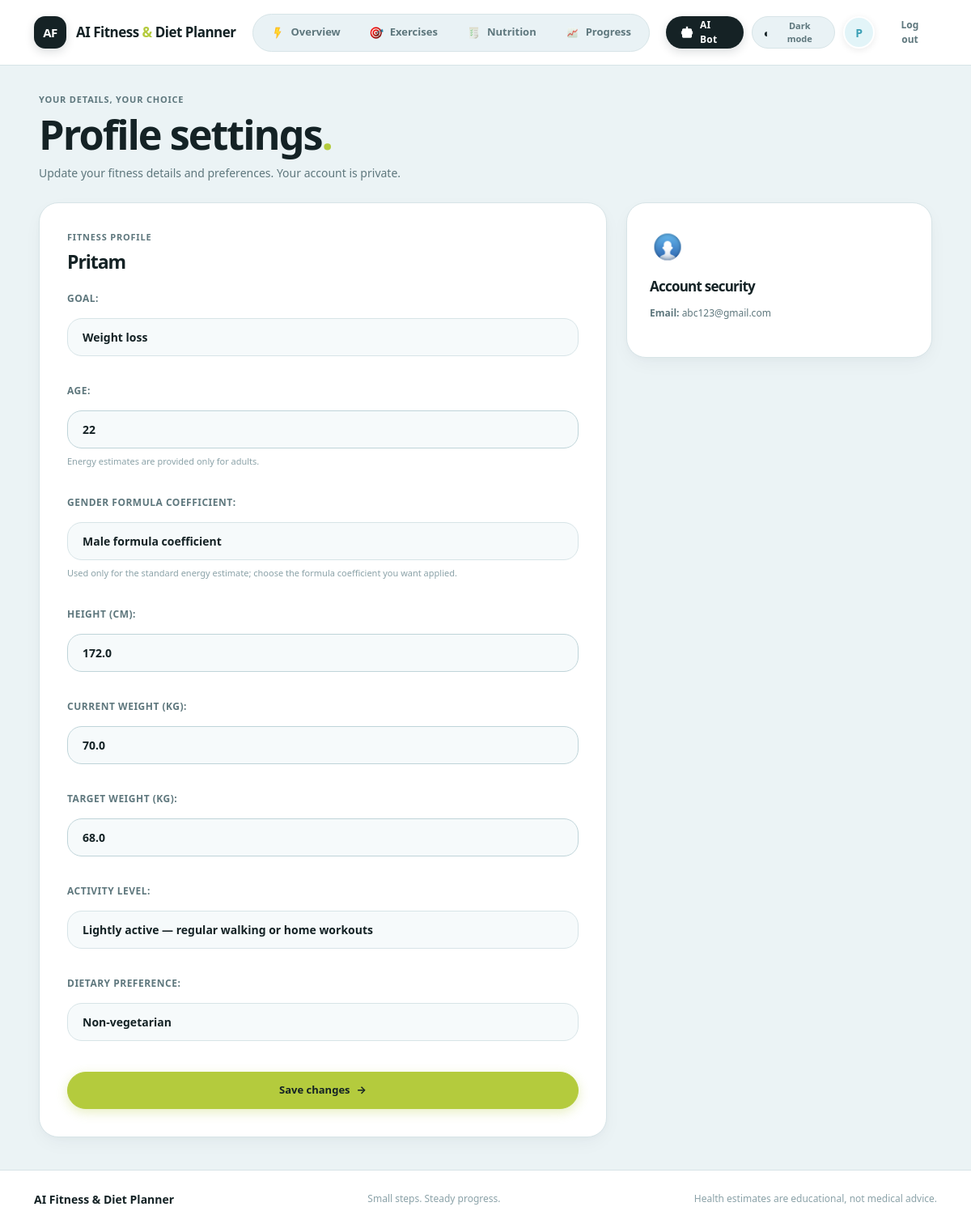
/profile/ (signed in), run on the app's committed database.
### core/models.py (models this page shows, shortened)
class Profile(models.Model):
    GOAL_CHOICES = [
        ("weight_loss", "Weight loss"),
        ("muscle_gain", "Muscle gain"),
        ("maintenance", "Maintain weight"),
    ]
    ACTIVITY_CHOICES = [
        ("low", "Sedentary — mostly sitting, little planned exercise"),
        ("light", "Lightly active — regular walking or home workouts"),
        ("moderate", "Moderately active — exercise several days each week"),
        ("high", "Very active — frequent intense exercise or gym training"),
    ]
    DIET_CHOICES = [
        ("vegetarian", "Vegetarian"),
        ("non_vegetarian", "Non-vegetarian"),
        ("eggetarian", "Eggitarian (eggs only; no meat or fish)"),
    ]
    CALCULATION_SEX_CHOICES = [
        ("female", "Female formula coefficient"),
        ("male", "Male formula coefficient"),
    ]
    user = models.OneToOneField(settings.AUTH_USER_MODEL, on_delete=models.CASCADE)
    goal = models.CharField(max_length=20, choices=GOAL_CHOICES, blank=True)
    age = models.PositiveSmallIntegerField(null=True, blank=True, validators=[MinValueValidator(13), MaxValueValidator(120)])
    calculation_sex = models.CharField(max_length=8, choices=CALCULATION_SEX_CHOICES, blank=True)
    height_cm = models.DecimalField(max_digits=5, decimal_places=1, null=True, blank=True, validators=[MinValueValidator(1)])
    current_weight_kg = models.DecimalField(max_digits=5, decimal_places=1, null=True, blank=True, validators=[MinValueValidator(1)])
    target_weight_kg = models.DecimalField(max_digits=5, decimal_places=1, null=True, blank=True, validators=[MinValueValidator(1)])
    goal_target_date = models.DateField(null=True, blank=True, editable=False)
    activity_level = models.CharField(max_length=12, choices=ACTIVITY_CHOICES, blank=True)
    allergies = models.CharField(max_length=255, blank=True, editable=False)
    dietary_preference = models.CharField(max_length=30, choices=DIET_CHOICES, blank=True)
    created_at = models.DateTimeField(auto_now_add=True)
    updated_at = models.DateTimeField(auto_now=True)

### core/views.py (the view)
# urls.py: path("profile/", views.profile, name="profile"),
@login_required
def profile(request):
    profile, _ = Profile.objects.get_or_create(user=request.user)
    form = ProfileForm(request.POST or None, instance=profile)
    if request.method == "POST" and form.is_valid():
        form.save()
        messages.success(request, "Profile updated.")
        return redirect("profile")
    return render(request, "core/profile.html", {"form": form})

### templates/core/profile.html (shortened to what this page needs)
{% extends "base.html" %}
{% load static %}
{% block content %}
<section class="page-heading">
    <p class="eyebrow">YOUR DETAILS, YOUR CHOICE</p>
    <h1>Profile settings<span class="green-dot">.</span></h1>
    <p>Update your fitness details and preferences. Your account is private.</p>
</section>
<section class="content-grid">
    <div class="panel form-panel">
        <p class="eyebrow">FITNESS PROFILE</p>
        <h2>{{ user.first_name|default:user.email }}</h2>
        <form method="post" class="form-stack">{% csrf_token %}{{ form.as_p }}<button class="button" type="submit">Save
                changes <span aria-hidden="true">→</span></button></form>
    </div>
    <aside class="panel note-panel"><img class="feature-gif" src="{% static 'icon/profile.png' %}" alt="" width="56"
            height="42" loading="lazy">
        <h3>Account security</h3>
        <p><strong>Email:</strong> {{ user.email|default:"Not provided" }}</p>
    </aside>
</section>
{% endblock %}

### templates/base.html (shortened to what this page needs)
{% load static %}
<!doctype html>
<html lang="en">
<head>
  <link rel="stylesheet" href="{% static 'core/site.css' %}?v=7">
  <link rel="stylesheet" href="{% static 'core/redesign.css' %}?v=4">
</head>
<body>
  <div class="site-shell">
    <header class="site-header app-header">
      <a class="brand" href="{% if user.is_authenticated %}{% url 'dashboard' %}{% else %}{% url 'home' %}{% endif %}" aria-label="AI Fitness home">
        <span class="brand-mark" aria-hidden="true"><span>AF</span></span><span class="brand-name">AI Fitness <span>&amp;</span> Diet Planner</span>
      </a>
      {% if user.is_authenticated %}
        <nav class="main-nav" aria-label="Main navigation">
          <a class="" href="{% url 'dashboard' %}"><img class="nav-gif-icon" src="{% static 'icon/energy.png' %}" alt=""><span>Overview</span></a>
          <a class="" href="{% url 'exercises' %}"><img class="nav-gif-icon" src="{% static 'icon/target.png' %}" alt=""><span>Exercises</span></a>
          <a class="" href="{% url 'nutrition' %}"><img class="nav-gif-icon" src="{% static 'icon/plan.png' %}" alt=""><span>Nutrition</span></a>
          <a class="" href="{% url 'progress' %}"><img class="nav-gif-icon" src="{% static 'icon/graph.png' %}" alt=""><span>Progress</span></a>
        </nav>
        <div class="header-tools">
          <a class="header-plan-link" href="{% url 'ai_chat' %}"><img class="header-plan-icon" src="{% static 'icon/ai.png' %}" alt=""> <span>AI Bot</span></a>
          <button class="theme-toggle" type="button" data-theme-toggle aria-label="Switch to dark theme" title="Switch theme"><span class="theme-icon" aria-hidden="true">◐</span><span class="theme-toggle-label">Theme</span></button>
          <a class="header-avatar" href="{% url 'profile' %}" aria-label="Profile settings">{{ user.first_name|default:user.email|default:user.username|first|upper }}</a>
          <form class="header-logout" method="post" action="{% url 'logout' %}">{% csrf_token %}<button class="logout-button" type="submit">Log out</button></form>
        </div>
      {% endif %}
    </header>
    <main id="main-content" tabindex="-1">
      {% block content %}{% endblock %}
    </main>
    <footer class="site-footer"><a class="footer-brand" href="{% url 'home' %}">AI Fitness &amp; Diet Planner</a><span>Small steps. Steady progress.</span><span>Health estimates are educational, not medical advice.</span></footer>
  </div>
</body>
</html>

### data on the page
Profile: goal "Weight loss", age "22", calculation_sex "Male formula coefficient", height_cm "172.0", current_weight_kg "70.0", target_weight_kg "68.0", activity_level "Lightly active — regular walking or home workouts", dietary_preference "Non-vegetarian"

### other printed values
{{ user.first_name|default:user.email|default:user.username|first|upper }} "P"
{{ user.first_name|default:user.email }} "Pritam"
{{ user.email|default:"Not provided" }} "abc123@gmail.com"
